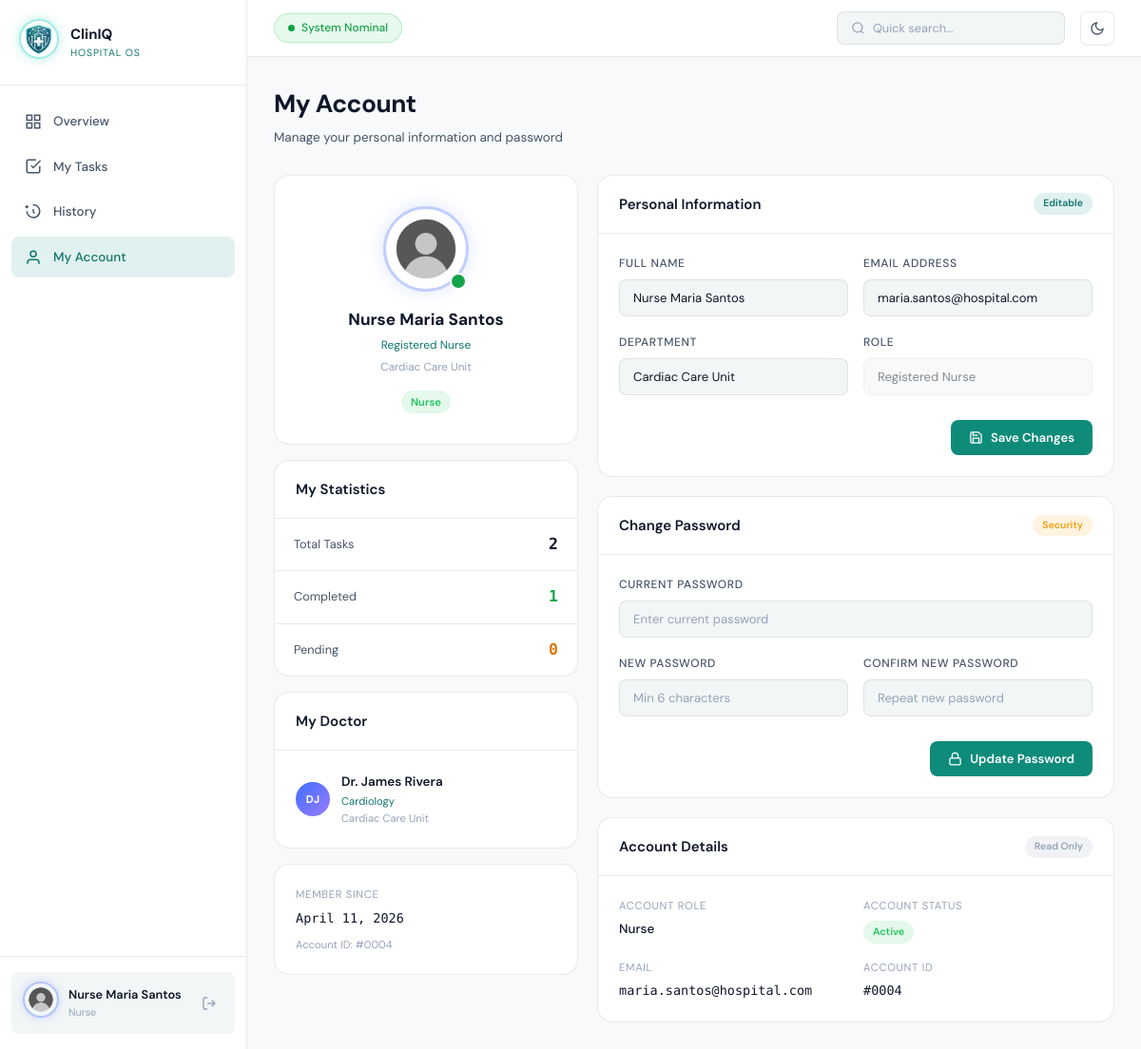
Screenshot of /pages/account.php (signed in) with the database file from the repository.
### tables this page shows
CREATE TABLE IF NOT EXISTS users (
    id INT AUTO_INCREMENT PRIMARY KEY,
    name VARCHAR(100) NOT NULL,
    email VARCHAR(150) NOT NULL UNIQUE,
    password VARCHAR(255) NOT NULL,
    role ENUM('main_admin', 'doctor_admin', 'nurse') NOT NULL,
    doctor_id INT DEFAULT NULL COMMENT 'For nurses: which doctor manages them',
    specialty VARCHAR(100) DEFAULT NULL COMMENT 'For doctors',
    department VARCHAR(100) DEFAULT NULL,
    avatar_initials VARCHAR(5) DEFAULT NULL,
    is_active TINYINT(1) DEFAULT 1,
    created_at TIMESTAMP DEFAULT CURRENT_TIMESTAMP,
    updated_at TIMESTAMP DEFAULT CURRENT_TIMESTAMP ON UPDATE CURRENT_TIMESTAMP
);

### pages/account.php (the view, shortened to what the rows shown need)
<?php
require_once __DIR__ . '/../includes/functions.php';
$user      = currentUser();
$role      = $user['role'];
$myDoctor = null;
if ($role === 'nurse' && $user['doctor_id']) {
    $db = getDB();
    $stmt = $db->prepare("SELECT name, specialty, department, email FROM users WHERE id = ?");
    $stmt->execute([$user['doctor_id']]);
    $myDoctor = $stmt->fetch();
}
include __DIR__ . '/../includes/header.php';
?>
<div class="page-header">
    <div class="page-header-left">
        <h1 class="page-title">My Account</h1>
    </div>
</div>
<div style="display:grid;grid-template-columns:320px 1fr;gap:20px;align-items:start">
    <div style="display:flex;flex-direction:column;gap:16px">
        <div class="card">
            <div class="card-body" style="text-align:center;padding:32px 24px">
                <div style="width:90px;height:90px;margin:0 auto 16px;position:relative">
                    <img src="../assets/profile.png" alt="Profile"
                         style="width:90px;height:90px;object-fit:cover;border-radius:50%;
                                border:3px solid rgba(99,135,255,0.4);
                                box-shadow:0 0 20px rgba(99,135,255,0.2)">
                    <div style="position:absolute;bottom:2px;right:2px;width:18px;height:18px;
                                background:var(--accent-green);border-radius:50%;
                                border:2px solid var(--bg-card)"></div>
                </div>
                <div style="font-size:1.15rem;font-weight:700;color:var(--text-primary);margin-bottom:4px">
                    <?= sanitize($user['name']) ?>
                </div>
                <div style="font-size:.8rem;color:var(--accent-blue-g);margin-bottom:4px">
                    <?= sanitize($user['specialty'] ?? ($role === 'nurse' ? 'Registered Nurse' : 'Doctor Admin')) ?>
                </div>
                <div style="font-size:.78rem;color:var(--text-muted);margin-bottom:14px">
                    <?= sanitize($user['department'] ?? '') ?>
                </div>
                <span class="badge-pill <?= $role === 'doctor_admin' ? 'status-progress' : 'status-completed' ?>" style="font-size:.75rem">
                    <?= $role === 'doctor_admin' ? 'Doctor Admin' : 'Nurse' ?>
                </span>
            </div>
        </div>
        <?php if ($myDoctor): ?>
        <div class="card">
            <div class="card-header"><span class="card-title">My Doctor</span></div>
            <div class="card-body">
                <div style="display:flex;gap:12px;align-items:center">
                    <div class="avatar" style="background:linear-gradient(135deg,#3d6fff,#9b7bff)">
                        <?= getInitials($myDoctor['name']) ?>
                    </div>
                    <div>
                        <div style="font-weight:600;color:var(--text-primary);font-size:.9rem"><?= sanitize($myDoctor['name']) ?></div>
                        <div style="font-size:.75rem;color:var(--accent-blue-g)"><?= sanitize($myDoctor['specialty'] ?? '') ?></div>
                        <div style="font-size:.75rem;color:var(--text-muted)"><?= sanitize($myDoctor['department'] ?? '') ?></div>
                    </div>
                </div>
            </div>
        </div>
        <?php endif; ?>
        <div class="card">
            <div class="card-body">
                <div style="font-size:.75rem;color:var(--text-muted);text-transform:uppercase;letter-spacing:.06em;margin-bottom:6px">Member Since</div>
                <div style="font-family:var(--font-mono);color:var(--text-primary);font-size:.9rem">
                    <?= date('F j, Y', strtotime($user['created_at'])) ?>
                </div>
                <div style="font-size:.75rem;color:var(--text-muted);margin-top:8px">Account ID: #<?= str_pad($user['id'], 4, '0', STR_PAD_LEFT) ?></div>
            </div>
        </div>
    </div>
    <div style="display:flex;flex-direction:column;gap:20px">
        <div class="card">
            <div class="card-body">
                <div class="form-row">
                    <div class="form-group">
                        <label class="form-label">Full Name</label>
                        <input id="acc_name" class="form-control" value="<?= sanitize($user['name']) ?>" placeholder="Your full name">
                    </div>
                    <div class="form-group">
                        <label class="form-label">Email Address</label>
                        <input id="acc_email" class="form-control" type="email" value="<?= sanitize($user['email']) ?>" placeholder="your@email.com">
                    </div>
                </div>
                <div class="form-row">
                    <div class="form-group">
                        <label class="form-label">Department</label>
                        <input id="acc_dept" class="form-control" value="<?= sanitize($user['department'] ?? '') ?>" placeholder="Your department">
                    </div>
                </div>
            </div>
        </div>
        <div class="card">
            <div class="card-body">
                <div style="display:grid;grid-template-columns:1fr 1fr;gap:16px">
                    <div>
                        <div style="font-size:.75rem;color:var(--text-muted);text-transform:uppercase;letter-spacing:.06em;margin-bottom:5px">Email</div>
                        <div style="font-size:.9rem;color:var(--text-primary);font-family:var(--font-mono)"><?= sanitize($user['email']) ?></div>
                    </div>
                    <div>
                        <div style="font-size:.75rem;color:var(--text-muted);text-transform:uppercase;letter-spacing:.06em;margin-bottom:5px">Account ID</div>
                        <div style="font-size:.9rem;color:var(--text-primary);font-family:var(--font-mono)">#<?= str_pad($user['id'], 4, '0', STR_PAD_LEFT) ?></div>
                    </div>
                </div>
            </div>
        </div>
    </div>
</div>
<?php include __DIR__ . '/../includes/footer.php'; ?>

### includes/header.php (shortened to what the rows shown need)
<?php
$user = currentUser();
$role = $user['role'] ?? '';
$roleLabel = match($role) {
    'main_admin'   => 'System Admin',
    'doctor_admin' => $user['specialty'] ?? 'Doctor Admin',
    'nurse'        => 'Nurse',
    default        => 'User'
};
?>
<!DOCTYPE html>
<html lang="en">
<head>
    <link rel="stylesheet" href="../css/main.css">
</head>
<body>
<div class="app-shell">
    <aside class="sidebar">
        <div class="sidebar-footer">
            <div class="user-card">
                <div class="user-info">
                    <span class="user-name"><?= sanitize($user['name']) ?></span>
                    <span class="user-role"><?= $roleLabel ?></span>
                </div>
            </div>
        </div>
    </aside>
    <main class="main-content">
        <div class="page-content">

### rows the page displays
users: name "Nurse Maria Santos", role "Nurse", specialty+role "Registered Nurse", department "Cardiac Care Unit", created_at "April 11, 2026", id "0004", email "maria.santos@hospital.com"
users: name "DJ", name "Dr. James Rivera", specialty "Cardiology", department "Cardiac Care Unit"

### other values shown
$item['label'] "Overview"
$item['label'] "My Tasks"
$item['label'] "History"
$item['label'] "My Account"
$totalTasks "2"
$completedTasks "1"
$pendingTasks "0"
